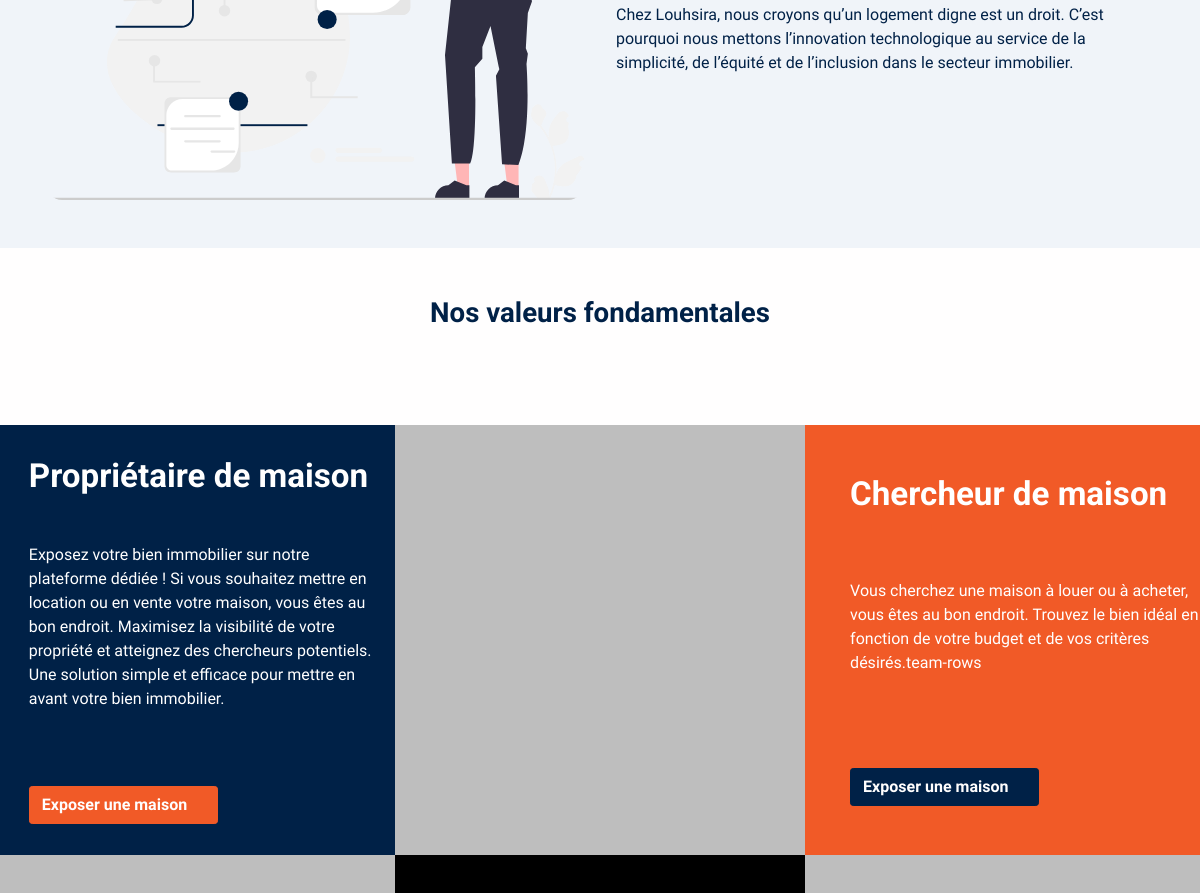
Page /a-propos (middle part) on the earlier database version.
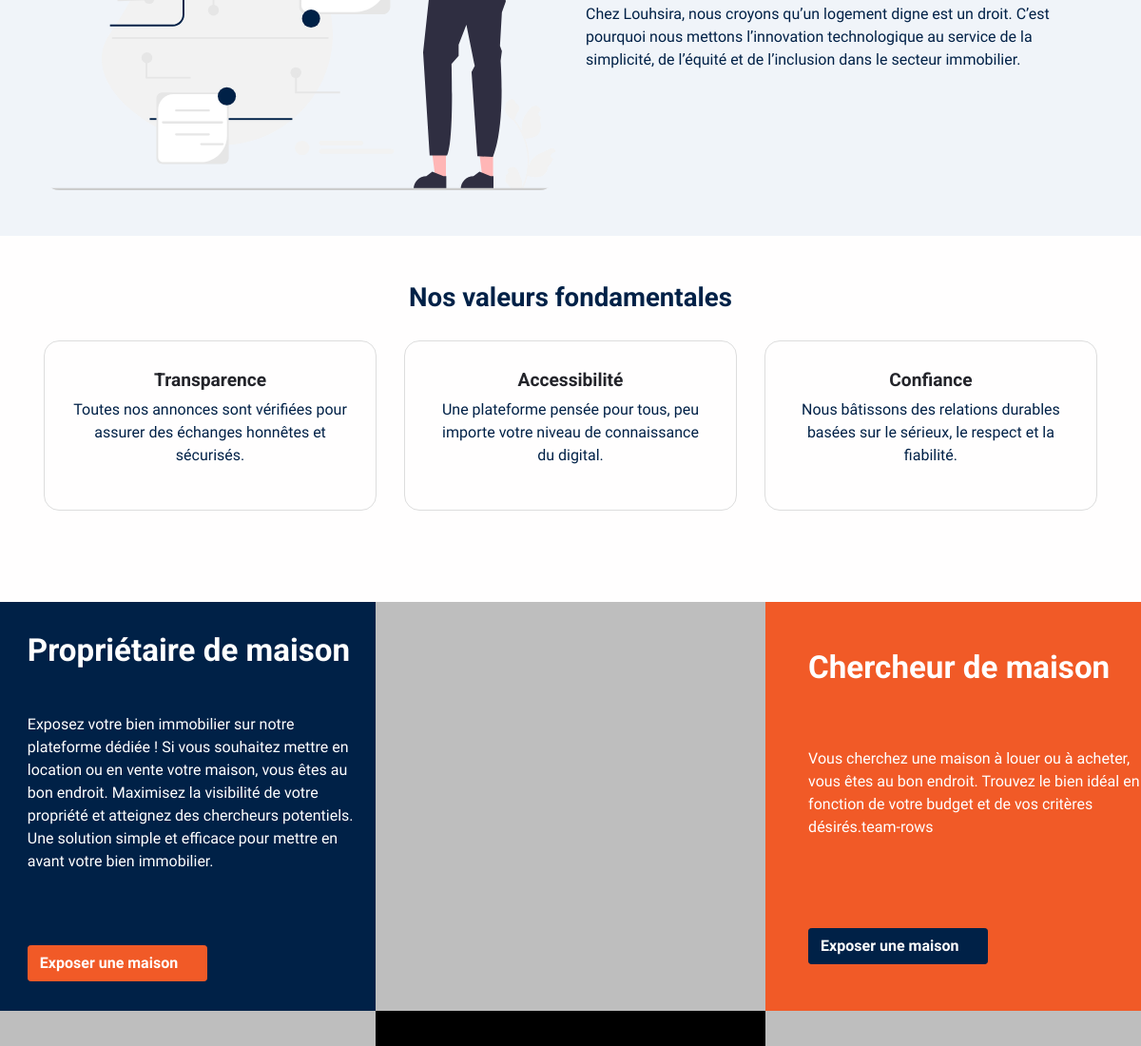
Same page on the later database version.
### app/models.py (models this page shows, shortened)
class Convention(models.Model):
    created_at = models.DateTimeField(auto_now=False, auto_now_add=True)
    update_at = models.DateTimeField(auto_now=True, auto_now_add=False)
    publish = models.BooleanField(default=False)
    class Meta:
        abstract = True

class SectionTriple(Convention):
    title = models.CharField(max_length=200, blank=True, null=True)
    libele = models.TextField(blank=True, null=True)
    text_boutton = models.CharField(max_length=100, blank=True, null=True)
    class_boutton = models.ForeignKey(ClassButton, on_delete=models.DO_NOTHING, related_name='class_boutton_section')
    link_page = models.ForeignKey(Links, on_delete=models.DO_NOTHING, related_name='lin_page_section')
    background_color = ColorField(default="#bebebe")
    picture = models.FileField(upload_to=SECTION_PATH, max_length = 100, blank=True, null=True)
    order = models.IntegerField()
    class Meta:
        verbose_name = "Section triple colors"
        verbose_name_plural = "Section triple colors"

class Valeur(Convention):
    title = models.CharField(max_length = 150, blank=True, null=True)
    description = models.TextField()
    class Meta:
        verbose_name = "Nos Valeurs"
        verbose_name_plural = "Nos Valeurs"

### app/views.py (the view)
# urls.py: path('a-propos', about, name="about"),
def about(request):
    liste = [1,3,5]
    get_socials = get_social({'publish':True})
    get_configs = get_config({'publish':True})
    get_about_banners = get_about_banner({'publish':True})
    get_teams = get_team({'publish':True})
    get_section_triples = get_section_triple({'publish':True})
    get_visions = get_vision({'publish':True})
    get_nos_valeurs = get_nos_valeur({'publish':True})
    template_name = "app/layout/about.html"
    context = {
        'listes': liste,
        'page': "LOUSHIRA | A PROPOS",
        'get_socials': get_socials,
        'get_configs': get_configs,
        'get_about_banners': get_about_banners,
        'get_teams': get_teams,
        'get_section_triples': get_section_triples,
        'get_visions': get_visions,
        'get_nos_valeurs': get_nos_valeurs
    }
    return render(request, template_name, context)

### app/functions.py (called while the page is built)
def get_about_banner(data=dict()):
    return AboutBanner.objects.filter(**data).first()

def get_config(data=dict()):
    return configuration.objects.filter(**data).first()

def get_vision(data=dict()):
    return Vision.objects.filter(**data).first()

def get_team(data=dict()):
    return Team.objects.filter(**data)

def get_social(data=dict()):
    return Social.objects.filter(**data)

def get_section_triple(data=dict()):
    return SectionTriple.objects.filter(**data)

def get_nos_valeur(data=dict()):
    return Valeur.objects.filter(**data)

### app/models.py (called while the page is built)
    def __str__(self):
        return self.name

### templates/app/layout/about.html (shortened to what this page needs)
{% extends "app/base/base.html" %}
{% load static %}
{% block content %}
<section class="py-5 bg-light">
  <div class="container">
    <div class="row align-items-center justify-content-between">
      <div class="col-md-6 mb-4 mb-md-0">
        <img src="{{get_visions.picture.url}}" alt="Notre vision" class="img-fluid rounded-3">
      </div>
      <div class="col-md-6">
        <p class="text-secondary">
          {{get_visions.description}}
        </p>
      </div>
    </div>
  </div>
</section>
<section class="py-5 bg-white text-center">
  <div class="container">
    <h3 class="fw-bold mb-4" style="color:#002147">Nos valeurs fondamentales</h3>
    <div class="row g-4">
    {% for valeur in get_nos_valeurs %}
      <div class="col-md-4">
        <div class="p-4 team-card rounded-3 h-100">
          <h5 class="fw-bold text-dark">{{valeur.title}}</h5>
          <p class="text-secondary">
            {{valeur.description}}
          </p>
        </div>
      </div>
    {% endfor %}
    </div>
  </div>
</section>
 <section class="pt-5 w-100 h-50 a-over d-none d-md-block">
    <div class="row">
      {% for triples in get_section_triples %}
        {% if triples.order in listes  %}
          <div class="col-md-4 d-flex flex-column justify-content-evenly" style="background-color:{{triples.background_color}}; color:#fff;height:430px">
            <h2 class="fw-bold mb-3 ms-4" style="color:#fff;">{{triples.title}}</h2>
            <p class="ms-4">{{triples.libele}}
            </p>
            <a href="{% url 'owner-page' %}" class="{{triples.class_boutton}} ms-4 mt-4 fw-bold w-50">Exposer une maison</a>
          </div>
        {% else %}
          <div class="col-md-4 d-flex flex-column justify-content-evenly" style="background-color:{{triples.background_color}}; color:#fff;height:430px">
          </div>
        {% endif %}
      {% endfor %}
      </div>
</section>
{% endblock content %}

Differences in the rows shown:
added Valeur: title "Transparence", description "Toutes nos annonces sont vérifiées pour assurer des échanges honnêtes et sécurisés."
added Valeur: title "Accessibilité", description "Une plateforme pensée pour tous, peu importe votre niveau de connaissance du digital."
added Valeur: title "Confiance", description "Nous bâtissons des relations durables basées sur le sérieux, le respect et la fiabilité."
